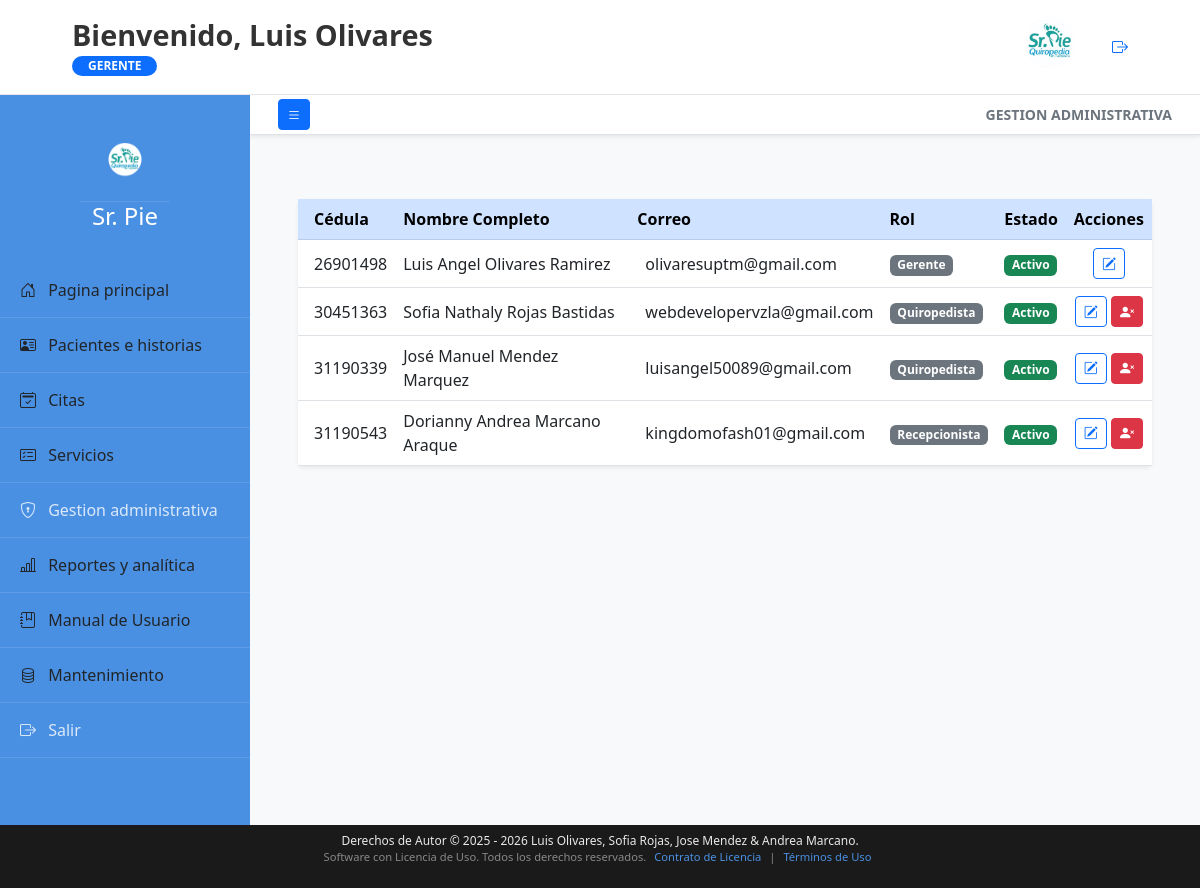
/modulos/usuarios.php (signed in), run on an earlier commit of the app's database.
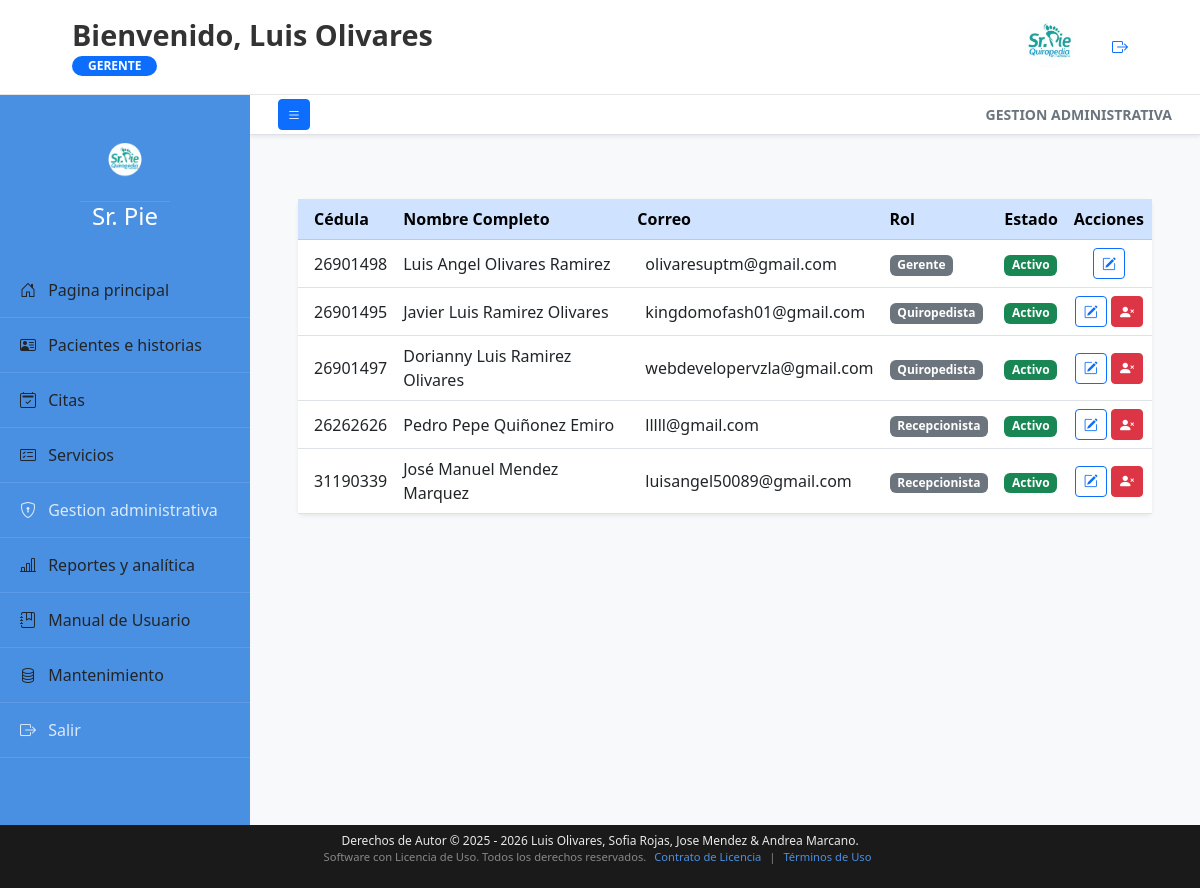
And on a later commit of the database.
### tables this page shows
CREATE TABLE `usuarios` (
  `cedula_id` varchar(9) NOT NULL,
  `tipo_doc` enum('V','E') NOT NULL,
  `primer_nombre` varchar(50) NOT NULL,
  `segundo_nombre` varchar(50) DEFAULT NULL,
  `primer_apellido` varchar(50) NOT NULL,
  `segundo_apellido` varchar(50) DEFAULT NULL,
  `correo` varchar(100) NOT NULL,
  `password` varchar(255) NOT NULL,
  `rol` enum('gerente','quiropedista','recepcionista') NOT NULL,
  `fecha_registro` timestamp NOT NULL DEFAULT current_timestamp(),
  `estado` tinyint(1) NOT NULL DEFAULT 0 COMMENT '0: Pendiente, 1: Activo',
  `token` varchar(255) DEFAULT NULL COMMENT 'Para aprobación de registro',
  `token_recuperacion` varchar(255) DEFAULT NULL COMMENT 'Para recuperación de clave'
);

### controllers/usuario_edicion.php (called while the page is built, shortened)
<?php
$es_admin_actual = (isset($_SESSION['rol']) && $_SESSION['rol'] === 'gerente');
?>

### modulos/usuarios.php (the view, shortened to what this page needs)
<?php
include '../includes/db.php';
include '../controllers/usuario_edicion.php';
?>
<!DOCTYPE html>
<html lang="es">
<head>
    <link href="https://cdn.jsdelivr.net/npm/bootstrap@5.3.0/dist/css/bootstrap.min.css" rel="stylesheet">
    <link rel="stylesheet" href="https://cdn.jsdelivr.net/npm/bootstrap-icons@1.11.1/font/bootstrap-icons.css">
    <link rel="stylesheet" href="../assets/css/sidebar.css">
    <link rel="stylesheet" href="../assets/css/header.css">
    <link rel="stylesheet" href="../assets/css/footer.css">
</head>
<body class="bg-light">
    <?php include '../includes/header.php'; ?>
    <div class="d-flex" style="height: calc(100vh - 70px); overflow: hidden;">
        <?php include '../includes/sidebar.php';
        include '../includes/titulo_modulo.php'; ?>
        <div class="flex-grow-1 p-4 overflow-auto">
            <div class="card shadow-sm border-0 mt-3">
                <div class="card-body p-0">
                    <div class="table-responsive">
                        <table class="table table-hover align-middle mb-0">
                            <thead class="table-primary">
                                <tr>
                                    <th class="ps-3">Cédula</th>
                                    <th>Nombre Completo</th>
                                    <th>Correo</th>
                                    <th>Rol</th>
                                    <th>Estado</th>
                                    <th class="text-center">Acciones</th>
                                </tr>
                            </thead>
                            <tbody>
                                <?php
                                $stmt = $conexion->query("SELECT * FROM usuarios ORDER BY rol ASC");
                                while($row = $stmt->fetch()):
                                    $es_fila_gerente = ($row['rol'] === 'gerente');
                                ?>
                                <tr>
                                    <td class="ps-3"><?php echo $row['cedula_id']; ?></td>
                                    <td><?php echo $row['primer_nombre'] . " " . $row['segundo_nombre']." " . $row['primer_apellido']." " . $row['segundo_apellido']; ?></td>
                                    <td class="ps-3"><?php echo $row['correo']; ?></td>
                                    <td><span class="badge bg-secondary"><?php echo ucfirst($row['rol']); ?></span></td>
                                    <td>
                                        <?php if($row['estado'] == 1): ?>
                                            <span class="badge bg-success">Activo</span>
                                        <?php else: ?>
                                            <span class="badge bg-warning text-dark">Pendiente</span>
                                        <?php endif; ?>
                                    </td>
                                    <td class="text-center">
                                        <button class="btn btn-sm btn-outline-primary"
                                            onclick='abrirEditar(<?php echo json_encode($row); ?>)'>
                                            <i class="bi bi-pencil-square"></i>
                                        </button>
                                        <?php if ($es_admin_actual && !$es_fila_gerente): ?>
                                            <?php if ($row['estado'] == 1): ?>
                                                <a href="usuarios.php?action=change_status&id=<?php echo $row['cedula_id']; ?>&nuevo_estado=0"
                                                   class="btn btn-sm btn-danger" title="Desactivar">
                                                    <i class="bi bi-person-x-fill"></i>
                                                </a>
                                            <?php endif; ?>
                                        <?php endif; ?>
                                    </td>
                                </tr>
                                <?php endwhile; ?>
                            </tbody>
                        </table>
                    </div>
                </div>
            </div>
        </div>
    </div>
    </div></div></div><?php include '../includes/footer.php'; ?>
</body>
</html>

### includes/header.php (shortened to what this page needs)
<?php
if (!isset($nombre_completo)) {
    $nombre = $_SESSION['nombre'] ?? 'Usuario';
    $apellido = $_SESSION['apellido'] ?? '';
    $nombre_completo = trim($nombre . " " . $apellido);
}
if (!isset($rol_usuario)) {
    $rol_usuario = $_SESSION['rol'] ?? 'Personal';
}
$ruta = isset($ruta_base) ? $ruta_base : '../';
?>
<header class="dash-header">
    <div class="welcome-text">
        <h1 class="mb-0">Bienvenido, <?php echo $nombre_completo; ?></h1>
        <span class="badge bg-primary rounded-pill px-3"><?php echo strtoupper($rol_usuario); ?></span>
    </div>
    <div class="d-flex align-items-center gap-4">
         <a href="<?php echo $ruta; ?>dashboard.php">
                <img src="<?php echo $ruta; ?>assets/img/logo_sr_pie.png" width="80" class="mb-2" alt="Logo">
        </a>
        <a href="<?php echo $ruta; ?>controllers/logout.php" class="btn-logout" title="Cerrar Sesión">
            <i class="bi bi-box-arrow-right"></i>
        </a>
    </div>
</header>

### includes/sidebar.php
<?php
$pagina_actual = basename($_SERVER['PHP_SELF']);
$nombres_modulos = [
    'citas.php'                     => 'Gestión de Citas',
    'agregar_cita.php'              => 'Gestión de Citas',
    'actualizar_citas.php'          => 'Gestión de Citas',
    'calendario.php'                => 'Gestión de Citas',
    'gestion_pacientes.php'         => 'Gestión de Pacientes e historia',
    'historial_pago_paciente.php'   => 'Gestión de Pacientes e historia',
    'facturacion_paciente.php'      => 'Gestión de Pacientes e historia',
    'pacientes.php'                 => 'Gestión de Pacientes e historia',
    'servicios.php'                 => 'Gestion de Servicios',
    'usuarios.php'                  => 'Gestion administrativa',
    'reportes.php'                  => 'Reportes y analítica',
    'manual_usuario.php'            => 'Manual de sistema',
    'mantenimiento.php'             => 'Configuración y Sistema'
];
$titulo_modulo = $nombres_modulos[$pagina_actual] ?? 'Módulo';
$ruta = isset($ruta_base) ? $ruta_base : '../';
?>
<nav id="sidebar">
    <div id="header" class="sidebar-header p-4">
        <a href="<?php echo $ruta; ?>dashboard.php" class="nav-link" style="display: inline-block;">
    <img src="<?php echo $ruta; ?>assets/img/logo_sr_pie.png" alt="Logo Sr. Pie" width="50">
</a>
        <h4>Sr. Pie</h4>
    </div>
    <ul class="list-unstyled components">
        <li class="<?= ($pagina_actual == 'dashboard.php') ? 'current-page' : '' ?>">
            <a href="<?= $ruta ?>dashboard.php" class="nav-link <?= ($pagina_actual == 'dashboard.php') ? 'active-link' : 'text-dark' ?>">
                <i class="bi bi-house-door me-2"></i> Pagina principal
            </a>
        </li>
        <li class="<?= ($pagina_actual == 'gestion_pacientes.php') ? 'current-page' : '' ?>">
            <a href="<?= $ruta ?>modulos/gestion_pacientes.php" class="nav-link <?= ($pagina_actual == 'gestion_pacientes.php') ? 'active-link' : 'text-dark' ?>">
                <i class="bi bi-person-vcard me-2"></i> Pacientes e historias
            </a>
        </li>
        <li class="<?= ($pagina_actual == 'citas.php') ? 'current-page' : '' ?>">
            <a href="<?= $ruta ?>modulos/citas.php" class="nav-link <?= ($pagina_actual == 'citas.php') ? 'active-link' : 'text-dark' ?>">
                <i class="bi bi-calendar2-check me-2"></i> Citas
            </a>
        </li>
         <li class="<?= ($pagina_actual == 'servicios.php') ? 'current-page' : '' ?>">
            <a href="<?= $ruta ?>modulos/servicios.php" class="nav-link <?= ($pagina_actual == 'servicios.php') ? 'active-link' : 'text-dark' ?>">
                <i class="bi bi-card-checklist me-2"></i> Servicios
            </a>
        </li>
        <li class="<?= ($pagina_actual == 'usuarios.php') ? 'current-page' : '' ?>">
            <a href="<?= $ruta ?>modulos/usuarios.php" class="nav-link <?= ($pagina_actual == 'usuarios.php') ? 'active-link' : 'text-dark' ?>">
                <i class="bi bi-shield-lock me-2"></i> Gestion administrativa
            </a>
        </li>
        <li class="<?= ($pagina_actual == 'reportes.php') ? 'current-page' : '' ?>">
            <a href="<?= $ruta ?>modulos/reportes.php" class="nav-link <?= ($pagina_actual == 'reportes.php') ? 'active-link' : 'text-dark' ?>">
                <i class="bi bi-bar-chart-line me-2"></i> Reportes y analítica
            </a>
        </li>
        <li class="<?= ($pagina_actual == 'manual_usuario.php') ? 'current-page' : '' ?>">
            <a href="<?= $ruta ?>modulos/manual_usuario.php" class="nav-link <?= ($pagina_actual == 'manual_usuario.php') ? 'active-link' : 'text-dark' ?>">
                <i class="bi bi-journal-bookmark me-2"></i> Manual de Usuario
            </a>
        </li>
        <?php if(isset($_SESSION['rol']) && $_SESSION['rol'] == 'gerente'): ?>
        <li class="<?= ($pagina_actual == 'mantenimiento.php') ? 'current-page' : '' ?>">
            <a href="<?= $ruta ?>modulos/mantenimiento.php" class="nav-link <?= ($pagina_actual == 'mantenimiento.php') ? 'active-link' : 'text-dark' ?>">
                <i class="bi bi-database me-2"></i> Mantenimiento
            </a>
        </li>
        <?php endif; ?>
        <li>
            <a href="<?= $ruta ?>controllers/logout.php" class="nav-link"><i class="bi bi-box-arrow-right me-2"></i> Salir</a>
        </li>
    </ul>
</nav>

### includes/titulo_modulo.php
<div id="content" class="w-100" style="overflow-y: auto;">
    <nav class="navbar navbar-light bg-white py-1 px-3 border-bottom shadow-sm">
        <div class="container-fluid">
            <button type="button" id="sidebarCollapse" class="btn btn-sm btn-primary">
                <i class="bi bi-list"></i>
            </button>
            <span class="ms-3 small fw-bold text-secondary text-uppercase">
                <?php echo $titulo_modulo; ?>
            </span>
        </div>
    </nav>
<div class="container-fluid p-4">

### includes/footer.php (shortened to what this page needs)
<footer class="footer-srpie">
    <div class="container-fluid">
        <div class="footer-content">
            <p class="copyright-text">
                Derechos de Autor © 2025 - <?php echo date("Y"); ?> Luis Olivares, Sofia Rojas, Jose Mendez & Andrea Marcano.
            </p>
            <p class="license-text">
                Software con Licencia de Uso. Todos los derechos reservados.
                <span class="footer-links">
                    <a href="#">Contrato de Licencia</a> | <a href="#">Términos de Uso</a>
                </span>
            </p>
        </div>
    </div>
</footer>

### assets/css/sidebar.css (style rules this page uses)
#header { text-align: center; }
#sidebar { min-width: 250px; max-width: 250px; min-height: 100vh; transition: all 0.3s; background: #4a90e2; color: white; }
#sidebar .nav-link { color: rgba(255, 255, 255, 0.8); padding: 15px 20px; display: block; border-bottom: 1px solid rgba(255, 255, 255, 0.1); }
#content { width: 100%; }

### assets/css/header.css (style rules this page uses)
.dash-header { display: flex; justify-content: space-between; align-items: center; padding: 40px 6%; background: rgba(255, 255, 255, 0.9); backdrop-filter: blur(5px); margin-bottom: 0 !important; border-bottom: 1px solid rgba(0, 0, 0, 0.1); height: 95px; }
.welcome-text h1 { font-size: 1.8rem !important; color: #333; font-weight: 700; margin: 0; }
.dash-header img { height: 80px !important; width: auto; }

### assets/css/footer.css (style rules this page uses)
.footer-srpie { background-color: #1a1a1a; color: #ffffff; padding: 8px 0; width: 100%; font-size: 0.75rem; }
.footer-content { text-align: center; line-height: 1.3; }
.copyright-text { margin-bottom: 1px; opacity: 0.9; }
.license-text { color: #888; font-size: 0.7rem; }
.footer-links a { color: #4a90e2; text-decoration: none; margin: 0 5px; }

What changed in the data, as far as the page shows it:
removed usuarios: cedula_id "30451363", primer_nombre "Sofia", segundo_nombre "Nathaly", primer_apellido "Rojas", segundo_apellido "Bastidas", correo "webdevelopervzla@gmail.com", rol "Quiropedista", estado "Activo"
removed usuarios: cedula_id "31190543", primer_nombre "Dorianny", segundo_nombre "Andrea", primer_apellido "Marcano", segundo_apellido "Araque", correo "kingdomofash01@gmail.com", rol "Recepcionista", estado "Activo"
added usuarios: cedula_id "26901495", primer_nombre "Javier", segundo_nombre "Luis", primer_apellido "Ramirez", segundo_apellido "Olivares", correo "kingdomofash01@gmail.com", rol "Quiropedista", estado "Activo"
added usuarios: cedula_id "26901497", primer_nombre "Dorianny", segundo_nombre "Luis", primer_apellido "Ramirez", segundo_apellido "Olivares", correo "webdevelopervzla@gmail.com", rol "Quiropedista", estado "Activo"
added usuarios: cedula_id "26262626", primer_nombre "Pedro", segundo_nombre "Pepe", primer_apellido "Quiñonez", segundo_apellido "Emiro", correo "lllll@gmail.com", rol "Recepcionista", estado "Activo"
changed usuarios "José": rol "Quiropedista" → "Recepcionista"
